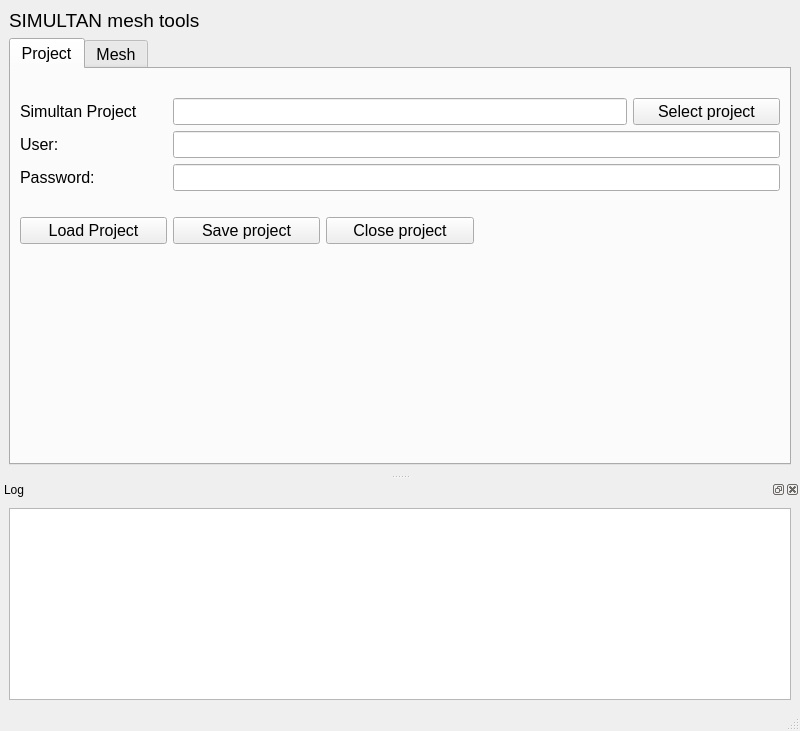
<?xml version="1.0" encoding="UTF-8"?>
<ui version="4.0">
 <class>MainWindow</class>
 <widget class="QMainWindow" name="MainWindow">
  <property name="geometry">
   <rect>
    <x>0</x>
    <y>0</y>
    <width>800</width>
    <height>731</height>
   </rect>
  </property>
  <property name="windowTitle">
   <string>MainWindow</string>
  </property>
  <widget class="QWidget" name="centralwidget">
   <layout class="QGridLayout" name="gridLayout">
    <item row="0" column="0">
     <widget class="QLabel" name="label">
      <property name="font">
       <font>
        <pointsize>14</pointsize>
       </font>
      </property>
      <property name="text">
       <string>SIMULTAN mesh tools</string>
      </property>
     </widget>
    </item>
    <item row="1" column="0">
     <widget class="QTabWidget" name="tabWidget">
      <property name="font">
       <font>
        <pointsize>12</pointsize>
       </font>
      </property>
      <property name="currentIndex">
       <number>0</number>
      </property>
      <widget class="QWidget" name="project_tab">
       <attribute name="title">
        <string>Project</string>
       </attribute>
       <layout class="QGridLayout" name="gridLayout_2">
        <item row="2" column="1">
         <widget class="QLabel" name="label_3">
          <property name="text">
           <string>User:</string>
          </property>
         </widget>
        </item>
        <item row="3" column="1">
         <widget class="QLabel" name="label_4">
          <property name="text">
           <string>Password:</string>
          </property>
         </widget>
        </item>
        <item row="0" column="1" colspan="5">
         <spacer name="verticalSpacer_2">
          <property name="orientation">
           <enum>Qt::Vertical</enum>
          </property>
          <property name="sizeType">
           <enum>QSizePolicy::Fixed</enum>
          </property>
          <property name="sizeHint" stdset="0">
           <size>
            <width>20</width>
            <height>20</height>
           </size>
          </property>
         </spacer>
        </item>
        <item row="1" column="1">
         <widget class="QLabel" name="label_2">
          <property name="text">
           <string>Simultan Project</string>
          </property>
         </widget>
        </item>
        <item row="1" column="5">
         <widget class="QPushButton" name="cp_pushButton">
          <property name="text">
           <string>Select project</string>
          </property>
         </widget>
        </item>
        <item row="6" column="2">
         <widget class="QPushButton" name="save_pushButton">
          <property name="text">
           <string>Save project</string>
          </property>
         </widget>
        </item>
        <item row="6" column="1">
         <widget class="QPushButton" name="load_project_pushButton">
          <property name="text">
           <string>Load Project</string>
          </property>
         </widget>
        </item>
        <item row="3" column="2" colspan="4">
         <widget class="QLineEdit" name="password_lineEdit"/>
        </item>
        <item row="1" column="2" colspan="3">
         <widget class="QLineEdit" name="project_lineEdit"/>
        </item>
        <item row="2" column="2" colspan="4">
         <widget class="QLineEdit" name="user_lineEdit"/>
        </item>
        <item row="6" column="3">
         <widget class="QPushButton" name="close_project_pushButton">
          <property name="text">
           <string>Close project</string>
          </property>
         </widget>
        </item>
        <item row="5" column="1">
         <spacer name="verticalSpacer_3">
          <property name="orientation">
           <enum>Qt::Vertical</enum>
          </property>
          <property name="sizeType">
           <enum>QSizePolicy::Fixed</enum>
          </property>
          <property name="sizeHint" stdset="0">
           <size>
            <width>20</width>
            <height>20</height>
           </size>
          </property>
         </spacer>
        </item>
        <item row="7" column="2">
         <spacer name="verticalSpacer_7">
          <property name="orientation">
           <enum>Qt::Vertical</enum>
          </property>
          <property name="sizeHint" stdset="0">
           <size>
            <width>20</width>
            <height>40</height>
           </size>
          </property>
         </spacer>
        </item>
       </layout>
      </widget>
      <widget class="QWidget" name="tab_2">
       <attribute name="title">
        <string>Mesh</string>
       </attribute>
       <layout class="QGridLayout" name="gridLayout_3">
        <item row="8" column="0" colspan="4">
         <spacer name="verticalSpacer_5">
          <property name="orientation">
           <enum>Qt::Vertical</enum>
          </property>
          <property name="sizeType">
           <enum>QSizePolicy::Fixed</enum>
          </property>
          <property name="sizeHint" stdset="0">
           <size>
            <width>20</width>
            <height>20</height>
           </size>
          </property>
         </spacer>
        </item>
        <item row="7" column="0" colspan="4">
         <widget class="QListView" name="tables_listView">
          <property name="minimumSize">
           <size>
            <width>0</width>
            <height>100</height>
           </size>
          </property>
         </widget>
        </item>
        <item row="6" column="0">
         <widget class="QLabel" name="label_8">
          <property name="text">
           <string>Map Tables:</string>
          </property>
         </widget>
        </item>
        <item row="2" column="0" colspan="4">
         <spacer name="verticalSpacer_4">
          <property name="orientation">
           <enum>Qt::Vertical</enum>
          </property>
          <property name="sizeType">
           <enum>QSizePolicy::Fixed</enum>
          </property>
          <property name="sizeHint" stdset="0">
           <size>
            <width>20</width>
            <height>20</height>
           </size>
          </property>
         </spacer>
        </item>
        <item row="1" column="0" colspan="4">
         <widget class="QComboBox" name="geometry_comboBox"/>
        </item>
        <item row="9" column="0">
         <widget class="QLabel" name="label_6">
          <property name="text">
           <string>Create Mesh:</string>
          </property>
         </widget>
        </item>
        <item row="0" column="0" colspan="2">
         <widget class="QLabel" name="label_5">
          <property name="text">
           <string>Geometry:</string>
          </property>
         </widget>
        </item>
        <item row="11" column="1">
         <widget class="QLineEdit" name="mesh_output_lineEdit"/>
        </item>
        <item row="14" column="0" colspan="4">
         <spacer name="verticalSpacer">
          <property name="orientation">
           <enum>Qt::Vertical</enum>
          </property>
          <property name="sizeHint" stdset="0">
           <size>
            <width>20</width>
            <height>40</height>
           </size>
          </property>
         </spacer>
        </item>
        <item row="11" column="0">
         <widget class="QLabel" name="label_7">
          <property name="text">
           <string>Output file:</string>
          </property>
         </widget>
        </item>
        <item row="11" column="2">
         <widget class="QPushButton" name="select_file_pushButton">
          <property name="text">
           <string>Select file</string>
          </property>
         </widget>
        </item>
        <item row="13" column="0">
         <widget class="QPushButton" name="save_mesh_pushButton">
          <property name="text">
           <string>Save mesh</string>
          </property>
         </widget>
        </item>
        <item row="10" column="1">
         <widget class="QComboBox" name="mesh_format_comboBox">
          <item>
           <property name="text">
            <string>vtk</string>
           </property>
          </item>
          <item>
           <property name="text">
            <string>xdmf</string>
           </property>
          </item>
         </widget>
        </item>
        <item row="10" column="0">
         <widget class="QLabel" name="label_9">
          <property name="text">
           <string>Output format:</string>
          </property>
         </widget>
        </item>
        <item row="12" column="0">
         <spacer name="verticalSpacer_6">
          <property name="orientation">
           <enum>Qt::Vertical</enum>
          </property>
          <property name="sizeType">
           <enum>QSizePolicy::Fixed</enum>
          </property>
          <property name="sizeHint" stdset="0">
           <size>
            <width>20</width>
            <height>20</height>
           </size>
          </property>
         </spacer>
        </item>
       </layout>
      </widget>
     </widget>
    </item>
   </layout>
  </widget>
  <widget class="QMenuBar" name="menubar">
   <property name="geometry">
    <rect>
     <x>0</x>
     <y>0</y>
     <width>800</width>
     <height>26</height>
    </rect>
   </property>
  </widget>
  <widget class="QStatusBar" name="statusbar"/>
  <widget class="QDockWidget" name="log_dockWidget">
   <property name="windowTitle">
    <string>Log</string>
   </property>
   <attribute name="dockWidgetArea">
    <number>8</number>
   </attribute>
   <widget class="QWidget" name="dockWidgetContents">
    <layout class="QGridLayout" name="gridLayout_4">
     <item row="0" column="0">
      <widget class="QPlainTextEdit" name="log_plainTextEdit">
       <property name="sizePolicy">
        <sizepolicy hsizetype="Expanding" vsizetype="Expanding">
         <horstretch>0</horstretch>
         <verstretch>0</verstretch>
        </sizepolicy>
       </property>
      </widget>
     </item>
    </layout>
   </widget>
  </widget>
 </widget>
 <resources/>
 <connections/>
</ui>
